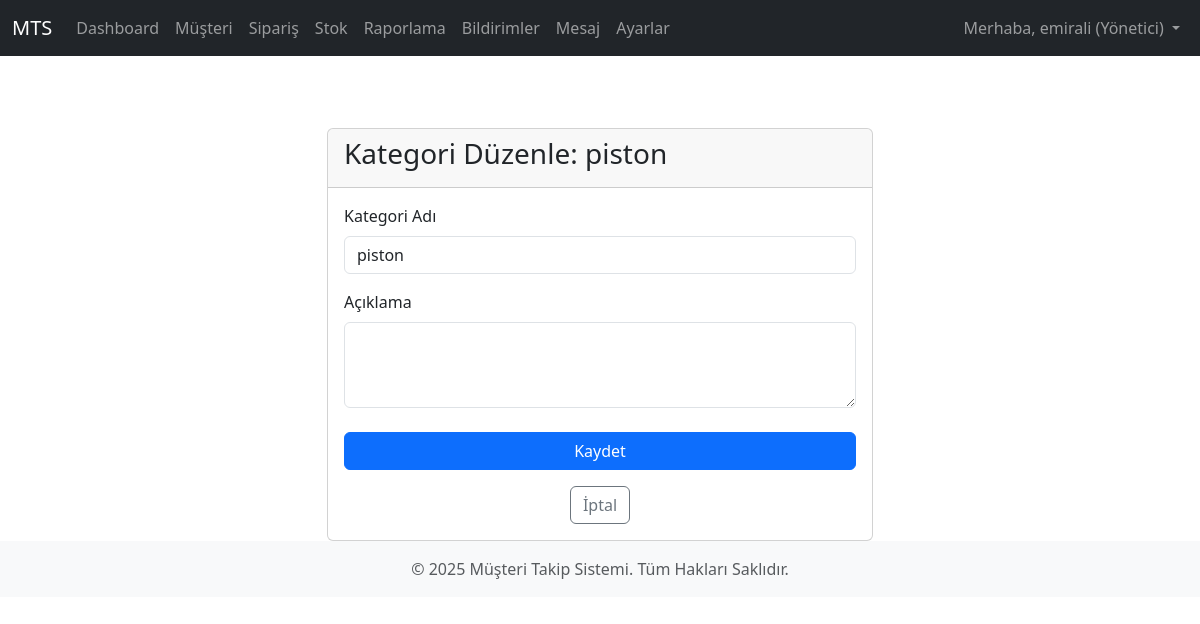
The page /stock/categories/1/edit/ (signed in) on the database its author committed.
### core/models.py (models this page shows, shortened)
class User(AbstractUser):
    USER_TYPE_CHOICES = (
        ("admin", "Yönetici"),
        ("personnel", "Personel"),
        ("customer", "Müşteri"),
    )
    user_type = models.CharField(
        max_length=20,
        choices=USER_TYPE_CHOICES,
        default="customer",
        verbose_name="Kullanıcı Tipi"
    )
    phone_number = models.CharField(
        max_length=15,
        blank=True,
        null=True,
        verbose_name="Telefon Numarası"
    )
    company_name = models.CharField(
        max_length=100,
        blank=True,
        null=True,
        verbose_name="Firma Adı"
    )
    address = models.TextField(
        blank=True,
        null=True,
        verbose_name="Adres"
    )
    customer_segment = models.CharField(
        max_length=20,
        choices=[('individual', 'Bireysel'), ('corporate', 'Kurumsal')],
        blank=True,
        null=True,
        verbose_name="Müşteri Segmenti"
    )
    date_of_birth = models.DateField(
        blank=True,
        null=True,
        verbose_name="Doğum Tarihi"
    )
    notes = models.TextField(
        blank=True,
        null=True,
        verbose_name="Notlar"
    )
    tax_id_number = models.CharField(
        max_length=20,
        blank=True,
        null=True,
        verbose_name="Vergi/Kimlik Numarası"
    )
    payment_preference = models.CharField(
        max_length=50,
        blank=True,
        null=True,
        verbose_name="Ödeme Tercihi"
    )
    debt_status = models.DecimalField(
        max_digits=10,
        decimal_places=2,
        default=0.00,
        verbose_name="Borç Durumu"
    )
    def is_admin(self):
        return self.user_type == "admin"
    def is_personnel(self):
        return self.user_type == "personnel"
    def is_customer(self):
        return self.user_type == "customer"
    def get_user_type_display(self):
        return dict(self.USER_TYPE_CHOICES).get(self.user_type)

### stock/models.py (models this page shows, shortened)
class Category(models.Model):
    name = models.CharField(max_length=100, unique=True, verbose_name="Kategori Adı")
    description = models.TextField(blank=True, null=True, verbose_name="Açıklama")
    class Meta:
        verbose_name = "Kategori"
        verbose_name_plural = "Kategoriler"
        ordering = ['name']

### stock/views.py (the view, shortened to what this page needs)
# urls.py: path('categories/<int:pk>/edit/', views.CategoryUpdateView.as_view(), name='category_update'),
class CategoryUpdateView(PersonnelRequiredMixin, UpdateView):
    model = Category
    form_class = CategoryForm
    template_name = 'stock/category_form.html'  # <<<<< DEĞİŞTİRİLDİ
    success_url = reverse_lazy('stock:category_list')
    def get_context_data(self, **kwargs):
        context = super().get_context_data(**kwargs)
        context['title'] = "Kategoriyi Düzenle"
        return context

### stock/forms.py
class CategoryForm(forms.ModelForm):
    class Meta:
        model = Category
        fields = ['name', 'description']
        labels = {
            'name': 'Kategori Adı',
            'description': 'Açıklama',
        }
        widgets = {
            'description': forms.Textarea(attrs={'rows': 3}),
        }

### core/views.py (called while the page is built)
    def test_func(self):
        return self.request.user.is_authenticated and (self.request.user.is_personnel() or self.request.user.is_admin())

### templates/stock/category_form.html (shortened to what this page needs)
{% extends 'base.html' %}
{% load static %}
{% load widget_tweaks %}
{% block content %}
<div class="row justify-content-center">
    <div class="col-md-6">
        <div class="card mt-5">
            <div class="card-header">
                <h3>{% if category %}Kategori Düzenle: {{ category.name }}{% else %}Yeni Kategori Ekle{% endif %}</h3>
            </div>
            <div class="card-body">
                <form method="post">
                    {% for field in form %}
                        <div class="mb-3">
                            <label for="{{ field.id_for_label }}" class="form-label">{{ field.label }}</label>
                            {% render_field field class="form-control" %}
                        </div>
                    {% endfor %}
                    <div class="d-grid mt-4">
                        <button type="submit" class="btn btn-primary">Kaydet</button>
                    </div>
                </form>
                <div class="mt-3 text-center">
                    {% if category %}
                        <a href="{% url 'stock:category_list' %}" class="btn btn-outline-secondary">İptal</a>
                    {% else %}
                        <a href="{% url 'stock:category_list' %}" class="btn btn-outline-secondary">İptal</a>
                    {% endif %}
                </div>
            </div>
        </div>
    </div>
</div>
{% endblock %}

### templates/base.html (shortened to what this page needs)
{% load static %}
<!DOCTYPE html>
<html lang="tr">
<head>
    <link href="https://cdn.jsdelivr.net/npm/bootstrap@5.3.3/dist/css/bootstrap.min.css" rel="stylesheet">
    <link rel="stylesheet" href="https://cdnjs.cloudflare.com/ajax/libs/font-awesome/6.0.0-beta3/css/all.min.css">
</head>
<body>
    <nav class="navbar navbar-expand-lg navbar-dark bg-dark">
        <div class="container-fluid">
            <a class="navbar-brand" href="{% url 'home' %}">MTS</a>
            <div class="collapse navbar-collapse" id="navbarNav">
                <ul class="navbar-nav me-auto mb-2 mb-lg-0">
                    {% if user.is_authenticated %}
                        {% if user.is_admin %}
                            <li class="nav-item">
                                <a class="nav-link" href="{% url 'dashboard:admin_dashboard' %}">Dashboard</a>
                            </li>
                        {% endif %}
                        {% if user.is_personnel or user.is_admin %}
                            <li class="nav-item">
                                <a class="nav-link" href="{% url 'customers:customer_list' %}">Müşteri</a>
                            </li>
                            <li class="nav-item">
                                <a class="nav-link" href="{% url 'orders:order_list' %}">Sipariş</a>
                            </li>
                            <li class="nav-item">
                                <a class="nav-link" href="{% url 'stock:product_list' %}">Stok</a>
                            </li>
                            <li class="nav-item">
                                <a class="nav-link" href="{% url 'reports:report_list' %}">Raporlama</a>
                            </li>
                        {% endif %}
                        <li class="nav-item">
                            <a class="nav-link" href="{% url 'notifications:user_notifications' %}">Bildirimler</a>
                        </li>
                        <li class="nav-item">
                            <a class="nav-link" href="{% url 'messages_app:message_list' %}">Mesaj</a>
                        </li>
                        <li class="nav-item">
                            <a class="nav-link" href="{% url 'settings_app:theme_settings' %}">Ayarlar</a>
                        </li>
                    {% endif %}
                </ul>
                <ul class="navbar-nav">
                    {% if user.is_authenticated %}
                        <li class="nav-item dropdown">
                            <a class="nav-link dropdown-toggle" href="#" id="navbarDropdown" role="button" data-bs-toggle="dropdown" aria-expanded="false">
                                Merhaba, {{ user.get_full_name|default:user.username }} ({{ user.get_user_type_display }})
                            </a>
                        </li>
                    {% endif %}
                </ul>
            </div>
        </div>
    </nav>
    <main class="container mt-4">
        {% block content %}{% endblock %}
    </main>
    <footer class="footer mt-auto py-3 bg-light">
        <div class="container text-center">
            <span class="text-muted">© 2025 Müşteri Takip Sistemi. Tüm Hakları Saklıdır.</span>
        </div>
    </footer>
</body>
</html>

### rows shown on the page
User: get_full_name "emirali", user_type "Yönetici"
Category: name "piston", name "piston"

### other values the page prints
{{ field.label }} "Kategori Adı" "Açıklama"
